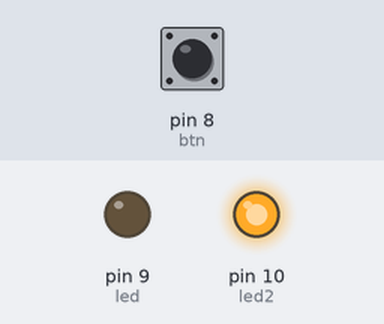
The sketch below on a simulated Arduino Uno, built with avr-gcc and run on an emulated ATmega328P. Shown: output pins drawn as LEDs (lit = HIGH). The inputs (shaded band) are chosen by the test bench; at power-on: pin 8 (btn) HIGH. What the sketch prints to the serial monitor is not drawn.

Above: at 1.2 s.
1.3 s: pin 8 (btn) pulled LOW for 0.15 s
At 2.6 s:
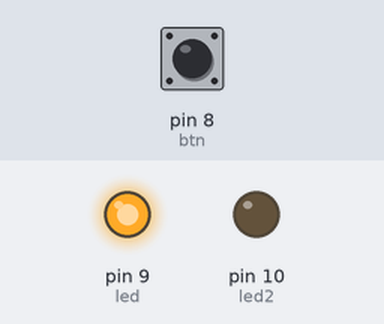
3.0 s: pin 8 (btn) pulled LOW for 1 s
At 4.7 s:
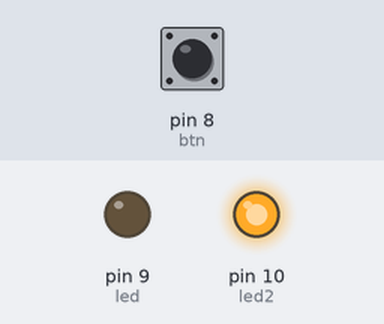
5.5 s: pin 8 (btn) pulled LOW for 3.2 s
At 10.0 s:
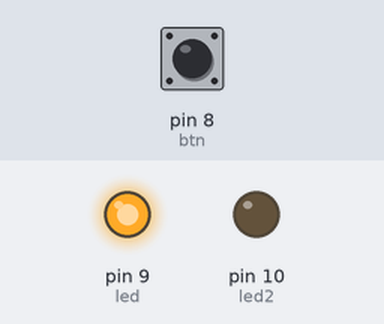
Timing chart, 0 to 11.5 s (numbered marks = the images above; inputs shaded):
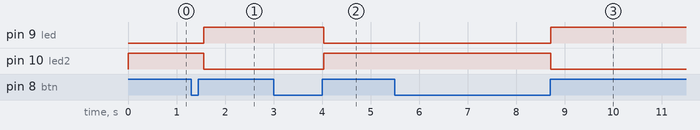

The sketch:

aula2.0.ino
```cpp
#define btn 8
#define led 9
#define led2 10

bool flag=0;
int leitura;

void setup() {
  Serial.begin(9600);
  pinMode(btn,INPUT_PULLUP);
  pinMode(led,OUTPUT);
  pinMode(led2,OUTPUT);

 digitalWrite(led,LOW);
 digitalWrite(led2,HIGH);

}

void loop()
{
  if(!digitalRead(btn)) flag=1;

  if(digitalRead(btn)&& flag){
    flag=0;
    digitalWrite(led,!digitalRead(led));
    digitalWrite(led2,!digitalRead(led2));

  }
  leitura=digitalRead(btn);
  Serial.println(leitura);
  delay(130);
}
```

Measured:
- after the input at 1.3 s, pin 9 (led): LOW → HIGH after 0.26 s; pin 10 (led2): HIGH → LOW after 0.26 s
- after the input at 3.0 s, pin 9 (led): HIGH → LOW after 1.0 s; pin 10 (led2): LOW → HIGH after 1.0 s
- after the input at 5.5 s, pin 9 (led): LOW → HIGH after 3.2 s; pin 10 (led2): HIGH → LOW after 3.2 s
